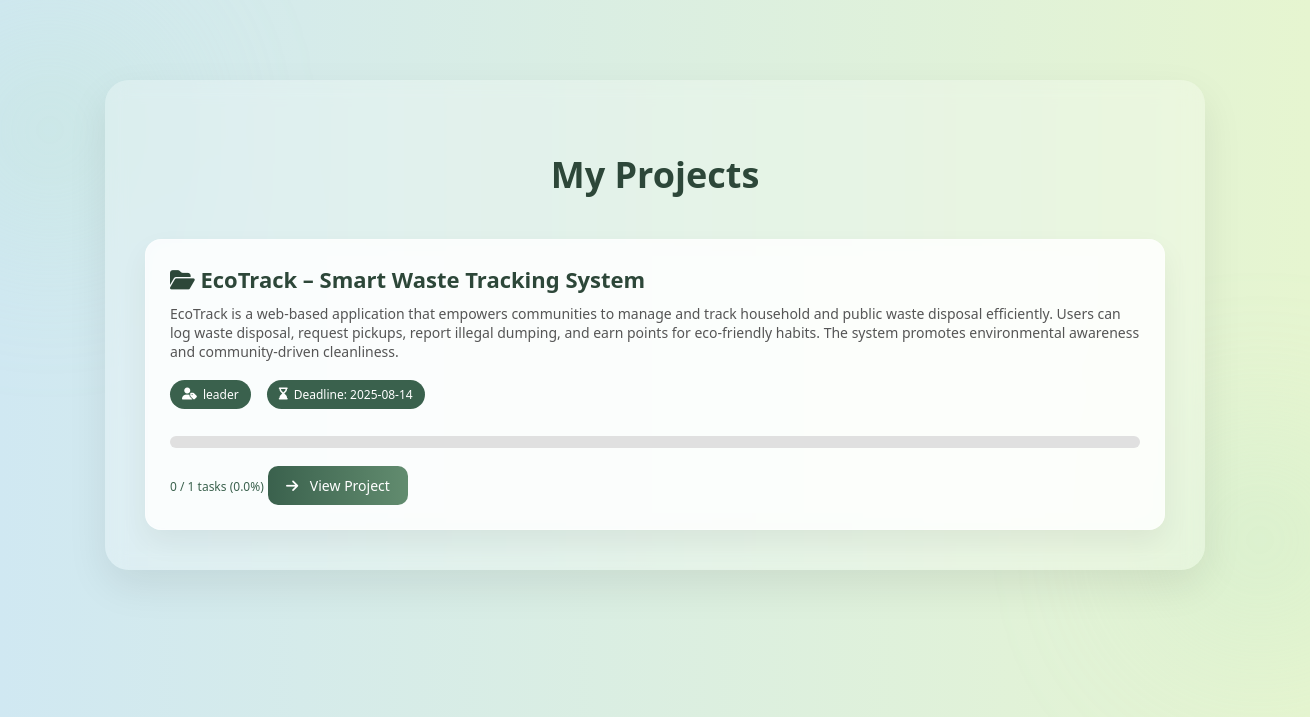
Before: /my-projects (signed in) with the older database file.
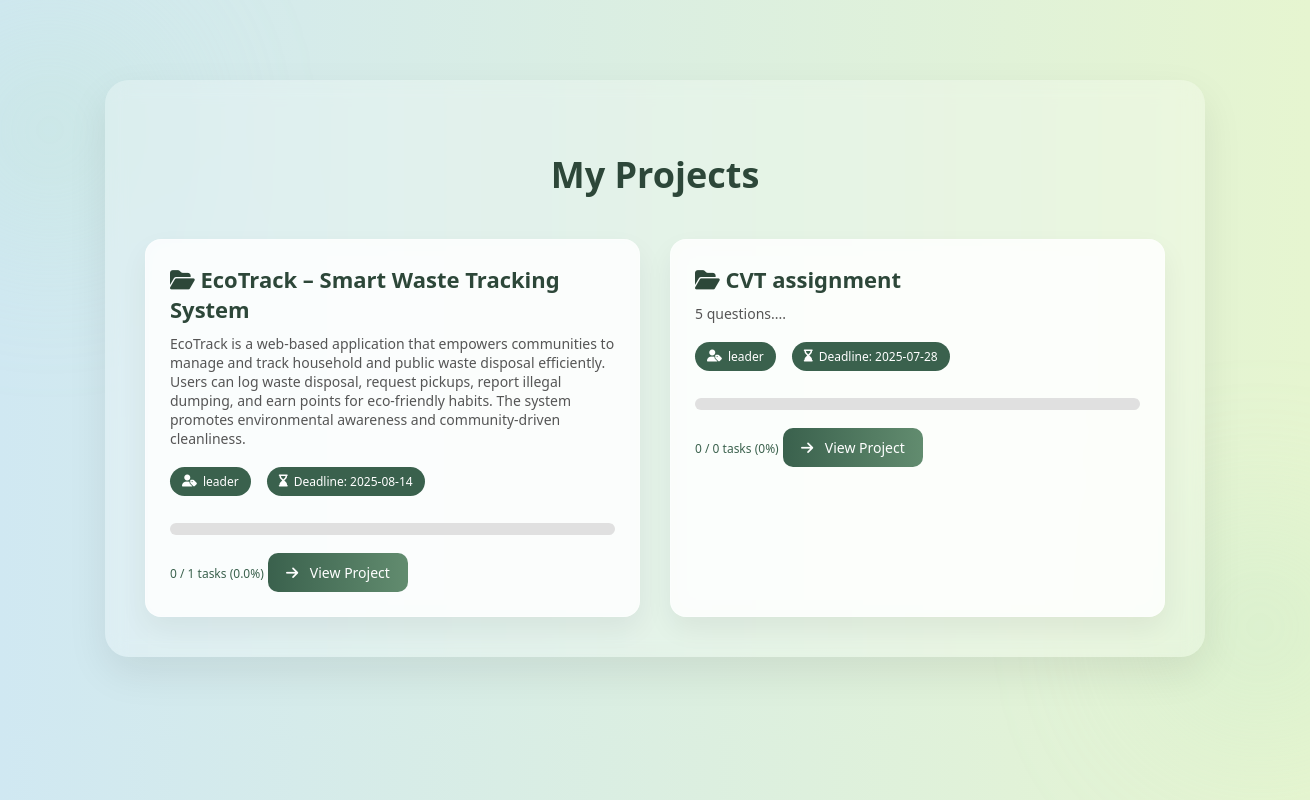
After: the same page with the newer database file.
### tables this page shows
CREATE TABLE project_members (
    id INTEGER PRIMARY KEY AUTOINCREMENT,
    project_id INTEGER,
    user_id INTEGER,
    role TEXT CHECK(role IN ('leader', 'member')) DEFAULT 'member',
    FOREIGN KEY (project_id) REFERENCES projects(id),
    FOREIGN KEY (user_id) REFERENCES users(id)
);

CREATE TABLE projects (
    id INTEGER PRIMARY KEY AUTOINCREMENT,
    title TEXT NOT NULL,
    description TEXT,
    deadline DATE,
    created_by INTEGER,
    created_at TIMESTAMP DEFAULT CURRENT_TIMESTAMP, join_code TEXT,
    FOREIGN KEY (created_by) REFERENCES users(id)
);

### app.py (the view)
@app.route('/my-projects')
def my_projects():
    if 'user_id' not in session:
        return redirect('/login')
    user_id = session['user_id']
    conn = get_db_connection()
    cursor = conn.cursor()
    cursor.execute("""
        SELECT
            p.id, p.title, p.description, p.deadline, pm.role,
            (
                SELECT COUNT(*) FROM tasks t WHERE t.project_id = p.id
            ) AS total_tasks,
            (
                SELECT COUNT(*) FROM tasks t WHERE t.project_id = p.id AND t.status = 'completed'
            ) AS completed_tasks
        FROM project_members pm
        JOIN projects p ON pm.project_id = p.id
        WHERE pm.user_id = ?
    """, (user_id,))
    projects = cursor.fetchall()
    conn.close()
    return render_template('my_projects.html', projects=projects)

### app.py (called while the page is built)
def get_db_connection():
    conn = sqlite3.connect('data.db')
    conn.row_factory = sqlite3.Row
    return conn

### templates/my_projects.html (shortened to what this page needs)
<!DOCTYPE html>
<html lang="en">
<head>
  <link rel="stylesheet" href="https://cdnjs.cloudflare.com/ajax/libs/font-awesome/6.5.0/css/all.min.css">
</head>
<body>
  <div class="blob top-left"></div>
  <div class="blob bottom-right"></div>
  <div class="container">
    <h2>My Projects</h2>
    {% if projects %}
      <div class="project-grid">
        {% for project in projects %}
  <div class="project-card">
    <h3><i class="fas fa-folder-open"></i> {{ project['title'] }}</h3>
    <p>{{ project['description'] }}</p>
    <div class="meta-group">
      <span class="badge"><i class="fas fa-user-tag"></i> {{ project['role'] }}</span>
      <span class="badge"><i class="fas fa-hourglass-end"></i> Deadline: {{ project['deadline'] }}</span>
    </div>
    {% set completed = project['completed_tasks'] %}
    {% set total = project['total_tasks'] %}
    {% set percent = (completed / total * 100) if total > 0 else 0 %}
    {% set percent_rounded = percent | round(1) %}
    <div class="progress-container">
    </div>
    <small class="progress-text">{{ completed }} / {{ total }} tasks ({{ percent_rounded }}%)</small>
    <a href="/project/{{ project['id'] }}" class="btn"><i class="fas fa-arrow-right"></i> View Project</a>
  </div>
{% endfor %}
      </div>
    {% else %}
      <p class="no-projects">You are not part of any projects yet.</p>
    {% endif %}
  </div>
</body>
</html>

### templates/my_projects.html (style rules this page uses)
* { box-sizing: border-box; }
body { margin: 0; padding: 0; font-family: 'Segoe UI', sans-serif; background: linear-gradient(to right, #d0e8f2, #e6f5d0); color: #2d4739; overflow-x: hidden; position: relative; }
.container { max-width: 1100px; margin: 80px auto; padding: 40px; border-radius: 24px; background: rgba(255, 255, 255, 0.25); box-shadow: 0 16px 40px rgba(0, 0, 0, 0.08); backdrop-filter: blur(10px); position: relative; z-index: 1; }
h2 { text-align: center; font-size: 36px; margin-bottom: 40px; color: #2d4739; font-weight: 700; }
.project-grid { display: grid; grid-template-columns: repeat(auto-fit, minmax(280px, 1fr)); gap: 30px; }
.project-card { background: rgba(255, 255, 255, 0.1); border: 1px solid rgba(255, 255, 255, 0.3); backdrop-filter: blur(12px); border-radius: 20px; padding: 24px; transition: 0.4s ease; box-shadow: 0 8px 18px rgba(0, 0, 0, 0.1); position: relative; }
.project-card h3 { font-size: 22px; margin: 0 0 10px; color: #2d4739; }
.project-card p { font-size: 14px; margin: 6px 0; color: #444; }
.badge { display: inline-block; background: #3a614d; color: white; font-size: 12px; padding: 4px 10px; border-radius: 20px; margin: 5px 6px 12px 0; }
.btn { margin-top: 15px; display: inline-block; text-decoration: none; background: linear-gradient(to right, #3a614d, #628c6f); color: white; padding: 10px 18px; border-radius: 12px; font-size: 14px; font-weight: 500; transition: background 0.3s ease; }
.btn i { margin-right: 8px; }
.blob { position: absolute; width: 300px; height: 300px; background: radial-gradient(#bae4c6, transparent 70%); border-radius: 50%; filter: blur(80px); z-index: 0; opacity: 0.5; }
.blob.top-left { top: -100px; left: -100px; }
.blob.bottom-right { bottom: -120px; right: -100px; }
.project-card { background: #ffffffcc; border-radius: 16px; padding: 24px; box-shadow: 0 12px 28px rgba(0, 0, 0, 0.06); transition: 0.3s ease; position: relative; }
.project-card h3 { font-size: 22px; margin-bottom: 10px; color: #2d4739; }
.project-card p { color: #555; font-size: 14px; margin-bottom: 14px; }
.meta-group { display: flex; flex-wrap: wrap; gap: 10px; margin-bottom: 15px; }
.badge { background: #3a614d; color: #fff; font-size: 12px; padding: 6px 12px; border-radius: 50px; display: inline-flex; align-items: center; gap: 6px; }
.progress-container { width: 100%; height: 12px; background: #e0e0e0; border-radius: 20px; overflow: hidden; margin-bottom: 8px; }
.progress-text { font-size: 12px; color: #3a614d; }
.btn { display: inline-block; margin-top: 10px; background: linear-gradient(to right, #3a614d, #628c6f); color: white; padding: 10px 18px; border-radius: 10px; text-decoration: none; font-size: 14px; font-weight: 500; transition: all 0.3s ease; }

Changed rows visible on the page:
added project_members: title "CVT assignment", description "5 questions....", role "leader", deadline "2025-07-28", completed "0", total "0", percent_rounded "0"
